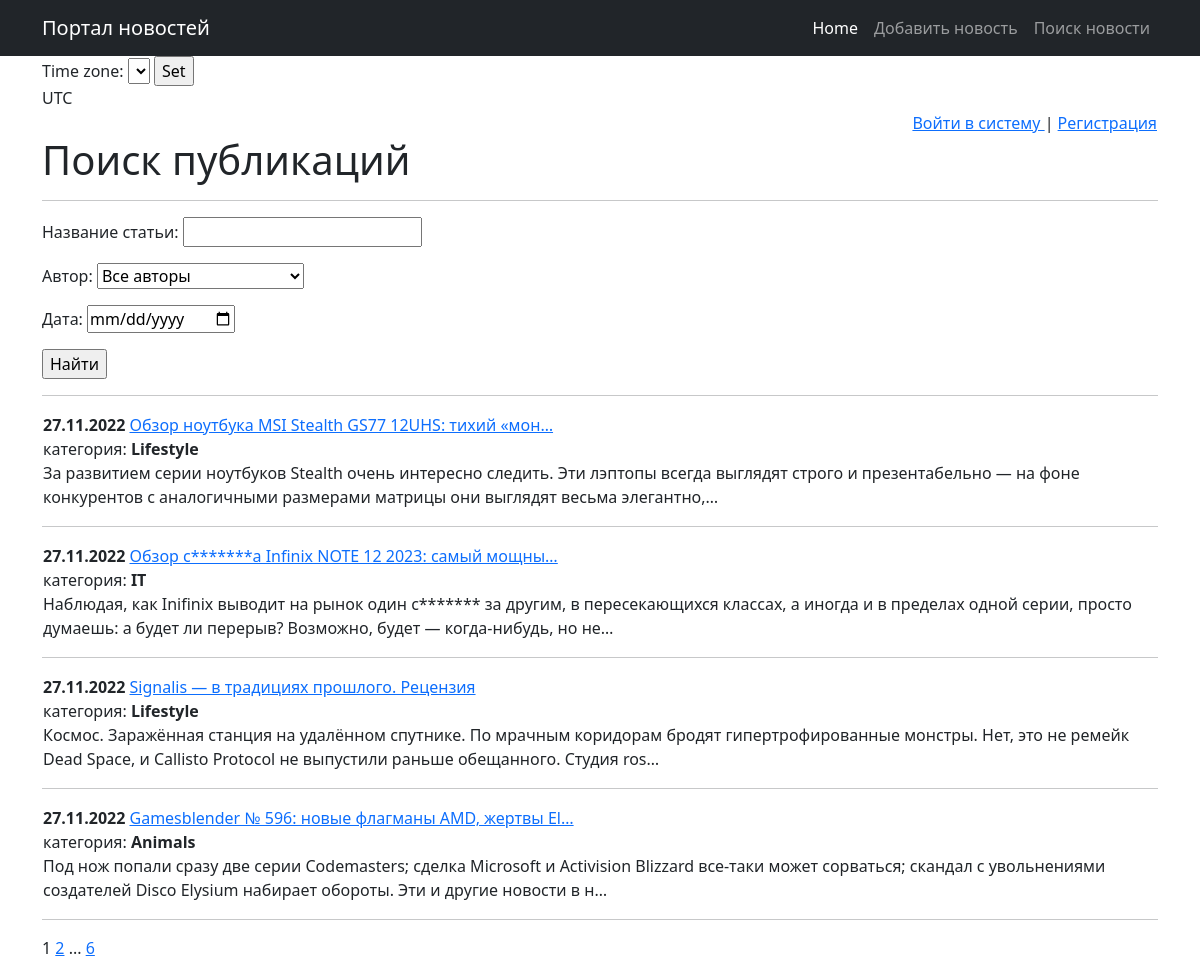
The app's page /news/search/ with its own data.
### news/models.py (models this page shows, shortened)
class Posts(models.Model):
    news = 'NE'
    articles = 'AR'
    TYPE_SELECT = [(news, 'Новость'), (articles, 'Статья')]
    authors = models.ForeignKey(Authors, on_delete=models.CASCADE)
    post_type = models.CharField(max_length=2, choices=TYPE_SELECT)
    date_create = models.DateTimeField(auto_now_add=True)
    header = models.CharField(max_length=155, default='Unnamed')
    body = models.TextField(default='Text')
    rate_post = models.IntegerField(default=0, db_column='rating')
    name_category = models.ManyToManyField(Categories, through='Post_Category')
    @property
    def post_rating(self):
        return self.rate_post

class Categories(models.Model):
    cat_name = models.CharField(max_length=255, unique=True, help_text=_('category name'))
    sub_user = models.ManyToManyField(User, through='SubscribersUsers')
    def __str__(self):
        return f'{self.cat_name}'

### news/views.py (the view)
# urls.py: path('search/', PostSearch.as_view(), name='search'),
class PostSearch(ListView):
    model = Posts
    template_name = 'search.html'
    context_object_name = 'posts'
    ordering = '-date_create'
    paginate_by = 4
    def get_queryset(self):
        queryset = super().get_queryset()
        self.filterset = PostFilter(self.request.GET, queryset)
        return self.filterset.qs
    def get_context_data(self, **kwargs):
        context = super().get_context_data(**kwargs)
        context['filterset'] = self.filterset
        return context

### news/models.py (called while the page is built)
    def __str__(self):
        return f'Name: {self.user.username}, Rating: {self.rating}'

### news/templatetags/custom_filters.py (called while the page is built)
@register.filter()
def censor(value):
    for word in words_censor:
        value = value.replace(word[1:], '*' * len(word[1:]))
    return value

### templates/search.html (shortened to what this page needs)
{% extends 'flatpages/default.html' %}
{% load custom_filters %}
{% load custom_tags %}
{% block content %}
{% include 'auth.html' %}
    <h1>Поиск публикаций</h1>
    <hr>
    <form action="" method="get">
        {{ filterset.form.as_p }}
        <input type="submit" value="Найти" />
    </form>
    <hr>
    {% if posts %}
        {% for post in posts %}
        <table border = 0 width = 100%>
            <tr>
                <td align="left">
                    <b>{{ post.date_create|date:'d.m.Y' }}</b>
                    <a href="/news/{{post.pk}}">{{ post.header|truncatechars:50|censor }}</a>
                    <br>
                    {% for cat in post.name_category.all %}
                    категория: <b>{{ cat }}</b>
                    {% endfor %}
                    <br>
                    {{ post.body|truncatechars:200|censor }}
                </td>
            </tr>
        </table>
        <hr>
        {% endfor %}
    {% else %}
        <h2>Новостей нет</h2>
    {% endif %}
   {{ page_obj.number }}
   {% if page_obj.has_next %}
       <a href="?page={{ page_obj.next_page_number }}">{{ page_obj.next_page_number }}</a>
       {% if paginator.num_pages != page_obj.next_page_number %}
           ...
           <a href="?page={{ page_obj.paginator.num_pages }}">{{ page_obj.paginator.num_pages }}</a>
       {% endif %}
   {% endif %}
{% endblock content %}

### records on screen
Posts: date_create "27.11.2022", header|censor "Обзор ноутбука MSI Stealth GS77 12UHS: тихий «мон…", body|censor "За развитием серии ноутбуков Stealth очень интересно следить. Эти лэптопы всегда выглядят строго и презентабельно — на фоне конкурентов с аналогичными размерами матрицы они выглядят весьма элегантно,…"
Categories: cat_name "Lifestyle"
Posts: date_create "27.11.2022", header|censor "Обзор с*******а Infinix NOTE 12 2023: самый мощны…", body|censor "Наблюдая, как Inifinix выводит на рынок один с******* за другим, в пересекающихся классах, а иногда и в пределах одной серии, просто думаешь: а будет ли перерыв? Возможно, будет — когда-нибудь, но не…"
Categories: cat_name "IT"
Posts: date_create "27.11.2022", header|censor "Signalis — в традициях прошлого. Рецензия", body|censor "Космос. Заражённая станция на удалённом спутнике. По мрачным коридорам бродят гипертрофированные монстры. Нет, это не ремейк Dead Space, и Callisto Protocol не выпустили раньше обещанного. Студия ros…"
Posts: date_create "27.11.2022", header|censor "Gamesblender № 596: новые флагманы AMD, жертвы El…", body|censor "Под нож попали сразу две серии Codemasters; сделка Microsoft и Activision Blizzard все-таки может сорваться; скандал с увольнениями создателей Disco Elysium набирает обороты. Эти и другие новости в н…"
Categories: cat_name "Animals"

### other values on screen
{{ TIME_ZONE }} "UTC"
{{ page_obj.number }} "1"
{{ page_obj.next_page_number }} "2"
{{ page_obj.paginator.num_pages }} "6"
